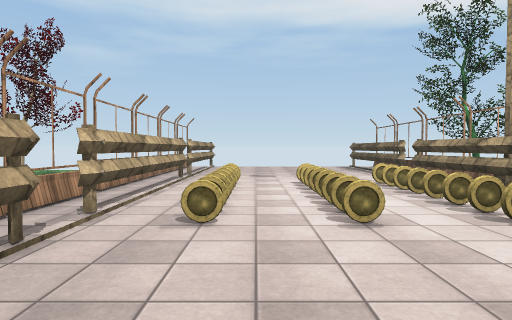
View 1 (above)

16 first-person views from a walk through a Unity game level. The camera is 1.4 m above the floor, tilts 2° down and sees 75° across. The floor is counted in squares, 2 m on a side. Each view is taken from the middle of a square. On the plan, view 1 faces up. The plan holds only what a view shows up to about 10 squares ahead; the rest is blank. The place goes on beyond the plan. The player is left out. Some surface patterns are stand-ins.

View 2
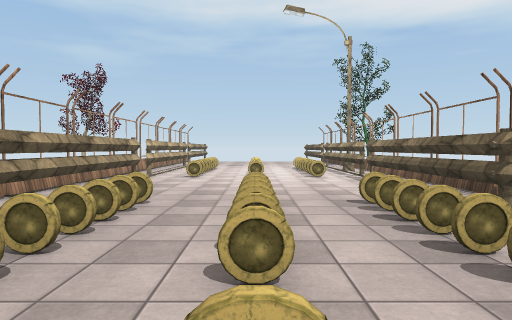

View 3
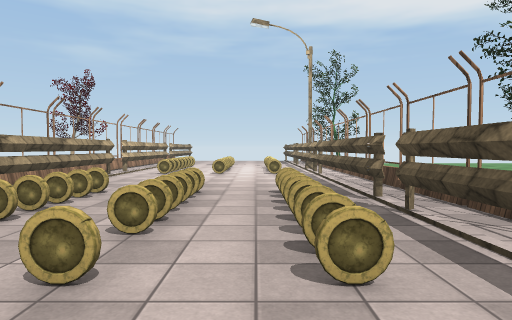

View 4
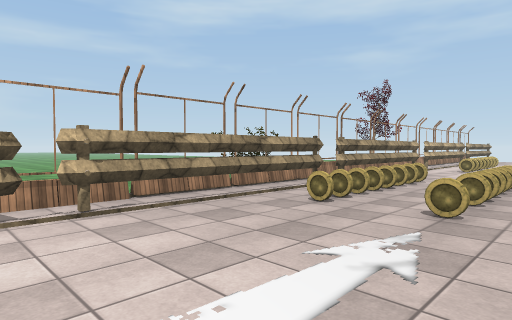

View 5
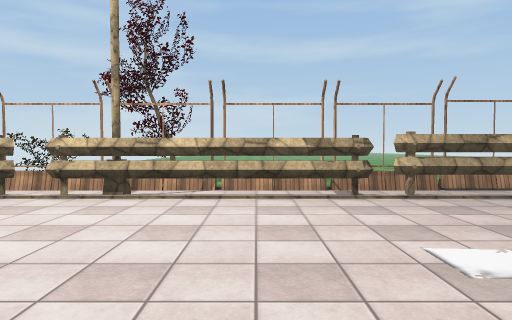

View 6
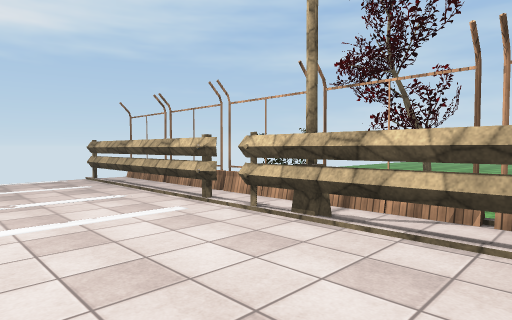

View 7
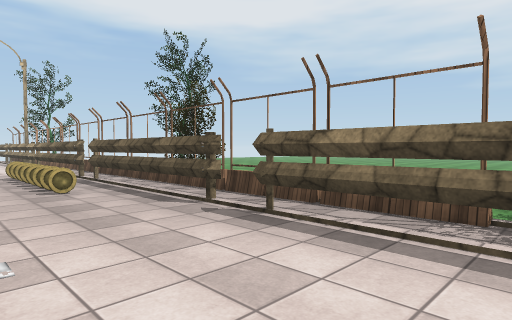

View 8
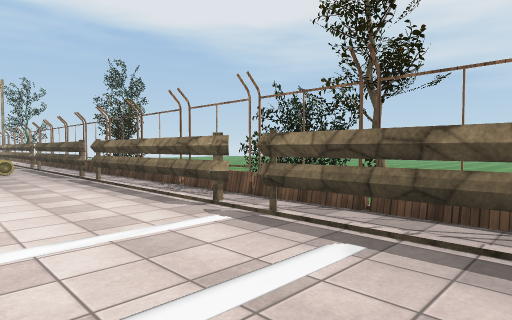

View 9
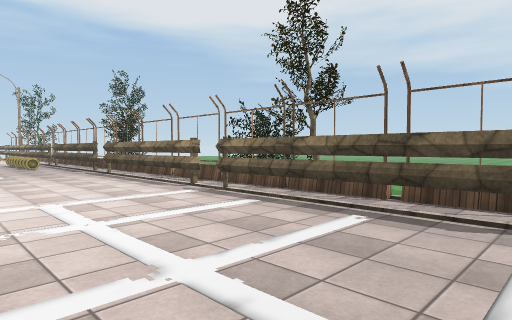

View 10
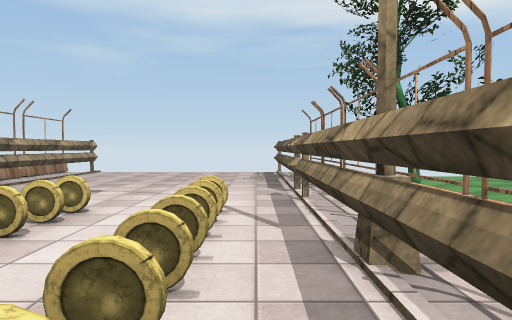

View 11
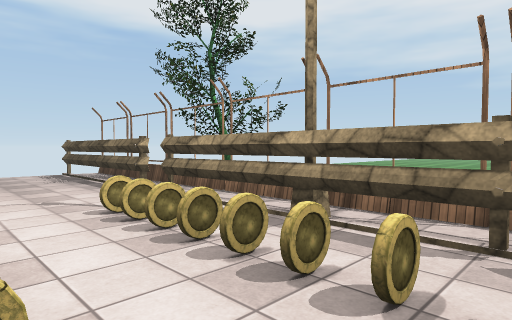

View 12
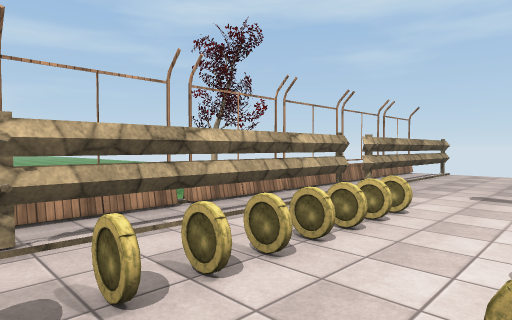

View 13
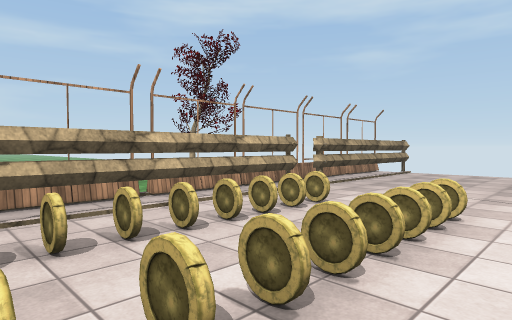

View 14
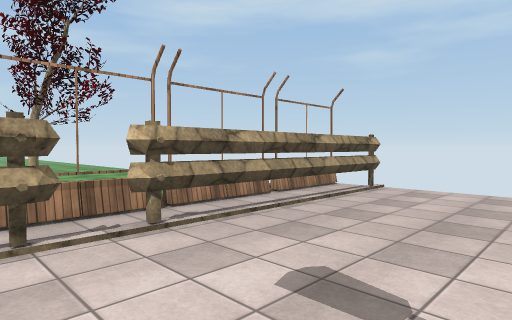

View 15
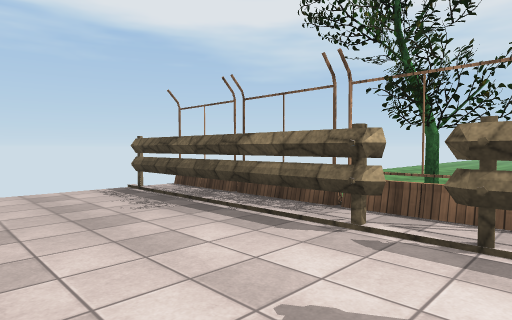

View 16
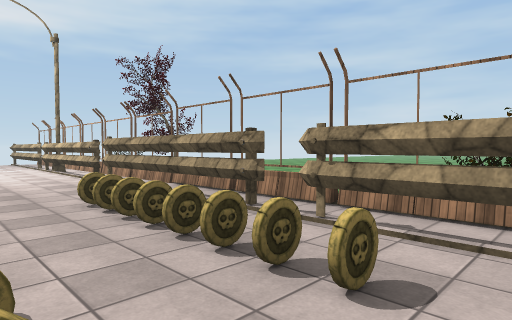

### Floor plan
Key: @ floor where view 1 was taken; # wall or solid block; . main floor; - floor 0.25 m lower than the main floor; = window, fence, low wall or low ledge; F fence; T tree; B bush; O other object.
Columns run from 5 left of view 1 to 7 right of it. Each row starts with its distance up from view 1.
 13   F#     #F
 12   F#.....#F
 11   F#.....#F
 10   F#.....#F
  9   F#.....#F#
  8   F.......FT
  7   F#.....#F
  6   F#OOOOO#F
  5   F#OOOOO#F
  4   F#OOOOO#F
  3   F#.....#F
  2   F#.....#F
  1   F#.....#F
  0 O F#.@...#F T
 -1 OOF#OOOOO#FOO
 -2 O F#OOOOO.F O
 -3   F#OOOOO#F
 -4   F#OO.OO#F
 -5   F#.....#F
 -6   F#.....#F
 -7   F#......F
 -8   F#.....#F
 -9   F#.....#F-
-10   F#.....#FOO
-11   F#.....#FOO
-12   F#.....#F=O
-13   F#.....#F-#
-14 B F#.....#F-
-15 B F#.....#F
-16   F#.....#F
-17   F#.....#F

Positions as (right, up) in squares from view 1, and headings:
1: (0, 0), facing up
2: (1, -5), facing up
3: (2, -6), facing up
4: (2, -8), facing up-left
5: (3, -9), facing left
6: (1, -9), facing down-left
7: (1, -10), facing up-right
8: (1, -15), facing up-right
9: (0, -17), facing up-right
10: (3, 3), facing up
11: (1, 3), facing up-right
12: (1, 3), facing up-left
13: (2, 3), facing up-left
14: (1, 7), facing up-left
15: (1, 7), facing up-right
16: (1, 0), facing down-left
